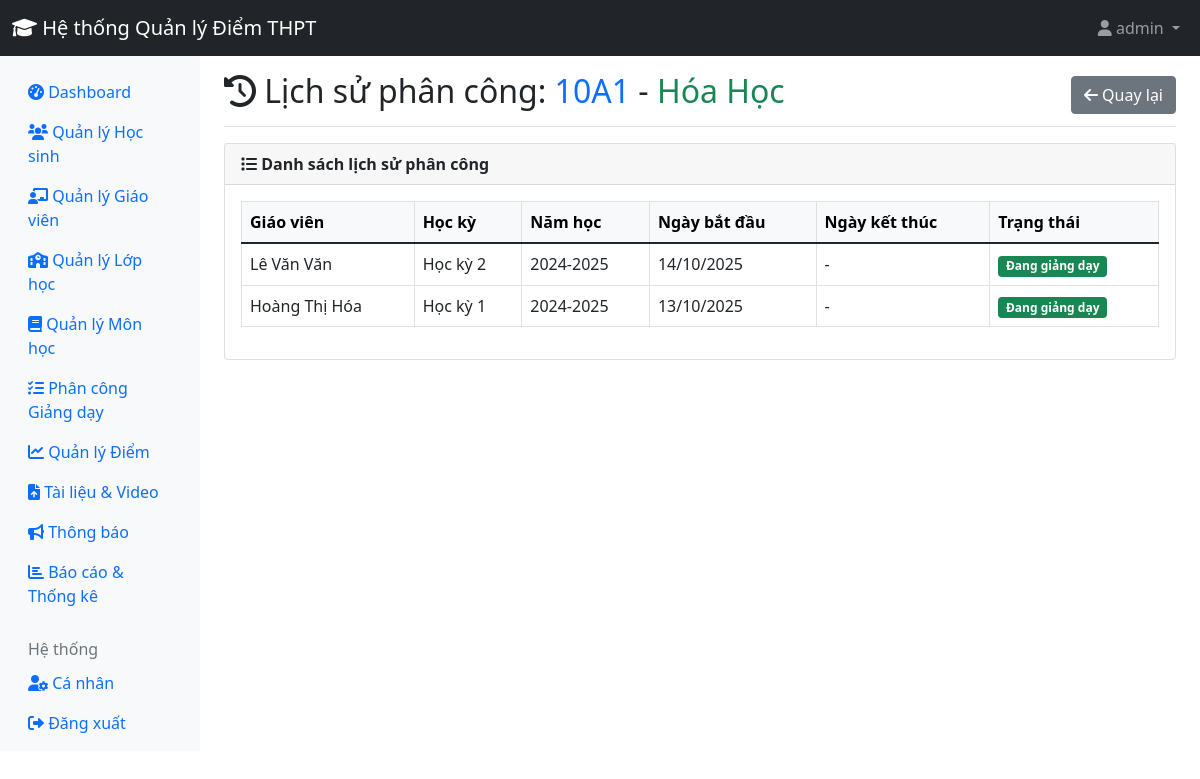
Screenshot of /admin/load_assignment_history.php?class_id=1&subject_id=4 (signed in) with the database file from the repository.
### tables this page shows
CREATE TABLE `classes` (
  `id` int(11) NOT NULL,
  `class_name` varchar(50) NOT NULL,
  `grade` int(11) NOT NULL,
  `homeroom_teacher_id` int(11) DEFAULT NULL,
  `school_year` varchar(20) DEFAULT NULL
);

CREATE TABLE `subjects` (
  `id` int(11) NOT NULL,
  `subject_name` varchar(100) NOT NULL,
  `subject_code` varchar(20) NOT NULL
);

CREATE TABLE `teaching_assignments` (
  `id` int(11) NOT NULL,
  `teacher_id` int(11) NOT NULL,
  `class_id` int(11) NOT NULL,
  `subject_id` int(11) NOT NULL,
  `semester` int(11) NOT NULL,
  `school_year` varchar(20) NOT NULL,
  `is_active` tinyint(1) DEFAULT 1,
  `start_date` date DEFAULT curdate(),
  `end_date` date DEFAULT NULL
);

CREATE TABLE `users` (
  `id` int(11) NOT NULL,
  `username` varchar(50) NOT NULL,
  `password` varchar(255) NOT NULL,
  `role` enum('admin','teacher','student') NOT NULL,
  `full_name` varchar(100) NOT NULL,
  `email` varchar(100) DEFAULT NULL,
  `phone` varchar(20) DEFAULT NULL,
  `created_at` timestamp NOT NULL DEFAULT current_timestamp(),
  `status` enum('active','inactive') DEFAULT 'active',
  `teacher_type` enum('homeroom','subject') DEFAULT 'subject'
);

### admin/load_assignment_history.php (the view, shortened to what this page needs)
<?php
require_once '../includes/config.php';
$class_id = $_GET['class_id'];
$subject_id = $_GET['subject_id'];
$stmt = $pdo->prepare("SELECT class_name, grade FROM classes WHERE id = ?");
$stmt->execute([$class_id]);
$class = $stmt->fetch();
$stmt = $pdo->prepare("SELECT subject_name FROM subjects WHERE id = ?");
$stmt->execute([$subject_id]);
$subject = $stmt->fetch();
$stmt = $pdo->prepare("
    SELECT ta.*, u.full_name AS teacher_name
    FROM teaching_assignments ta
    JOIN users u ON ta.teacher_id = u.id
    WHERE ta.class_id = ? AND ta.subject_id = ?
    ORDER BY ta.start_date DESC, ta.school_year DESC, ta.semester
");
$stmt->execute([$class_id, $subject_id]);
$history = $stmt->fetchAll();
?>
<!DOCTYPE html>
<html lang="vi">
<head>
    <link href="https://cdn.jsdelivr.net/npm/bootstrap@5.1.3/dist/css/bootstrap.min.css" rel="stylesheet">
    <link href="https://cdnjs.cloudflare.com/ajax/libs/font-awesome/6.0.0/css/all.min.css" rel="stylesheet">
</head>
<body>
    <?php include '../includes/header.php'; ?>
    <div class="container-fluid">
        <div class="row">
            <?php include 'sidebar.php'; ?>
            <main class="col-md-9 ms-sm-auto col-lg-10 px-md-4">
                <div class="d-flex justify-content-between align-items-center pt-3 pb-2 mb-3 border-bottom">
                    <h2>
                        <i class="fas fa-history"></i> Lịch sử phân công:
                        <span class="text-primary"><?php echo htmlspecialchars($class['class_name']); ?></span> -
                        <span class="text-success"><?php echo htmlspecialchars($subject['subject_name']); ?></span>
                    </h2>
                    <a href="assignments.php" class="btn btn-secondary">
                        <i class="fas fa-arrow-left"></i> Quay lại
                    </a>
                </div>
                <div class="card">
                    <div class="card-header">
                        <strong><i class="fas fa-list"></i> Danh sách lịch sử phân công</strong>
                    </div>
                    <div class="card-body">
                        <?php if ($history): ?>
                            <div class="table-responsive">
                                <table class="table table-bordered table-hover align-middle">
                                    <thead class="table-light">
                                        <tr>
                                            <th>Giáo viên</th>
                                            <th>Học kỳ</th>
                                            <th>Năm học</th>
                                            <th>Ngày bắt đầu</th>
                                            <th>Ngày kết thúc</th>
                                            <th>Trạng thái</th>
                                        </tr>
                                    </thead>
                                    <tbody>
                                        <?php foreach ($history as $row): ?>
                                            <tr>
                                                <td><?php echo htmlspecialchars($row['teacher_name']); ?></td>
                                                <td>Học kỳ <?php echo htmlspecialchars($row['semester']); ?></td>
                                                <td><?php echo htmlspecialchars($row['school_year']); ?></td>
                                                <td><?php echo $row['start_date'] ? date('d/m/Y', strtotime($row['start_date'])) : '-'; ?></td>
                                                <td><?php echo $row['end_date'] ? date('d/m/Y', strtotime($row['end_date'])) : '-'; ?></td>
                                                <td>
                                                    <?php if ($row['is_active']): ?>
                                                        <span class="badge bg-success">Đang giảng dạy</span>
                                                    <?php else: ?>
                                                        <span class="badge bg-secondary">Đã kết thúc</span>
                                                    <?php endif; ?>
                                                </td>
                                            </tr>
                                        <?php endforeach; ?>
                                    </tbody>
                                </table>
                            </div>
                        <?php else: ?>
                            <div class="alert alert-info">
                                <i class="fas fa-info-circle"></i> Chưa có lịch sử phân công cho lớp và môn học này.
                            </div>
                        <?php endif; ?>
                    </div>
                </div>
            </main>
        </div>
    </div>
</body>
</html>

### rows the page displays
classes: class_name "10A1"
subjects: subject_name "Hóa Học"
teaching_assignments: teacher.full_name "Lê Văn Văn", semester "2", school_year "2024-2025", start_date "14/10/2025", is_active "Đang giảng dạy"
teaching_assignments: teacher.full_name "Hoàng Thị Hóa", semester "1", school_year "2024-2025", start_date "13/10/2025", is_active "Đang giảng dạy"

### other values shown
SITE_NAME "Hệ thống Quản lý Điểm THPT"
$_SESSION['full_name'] "admin"
